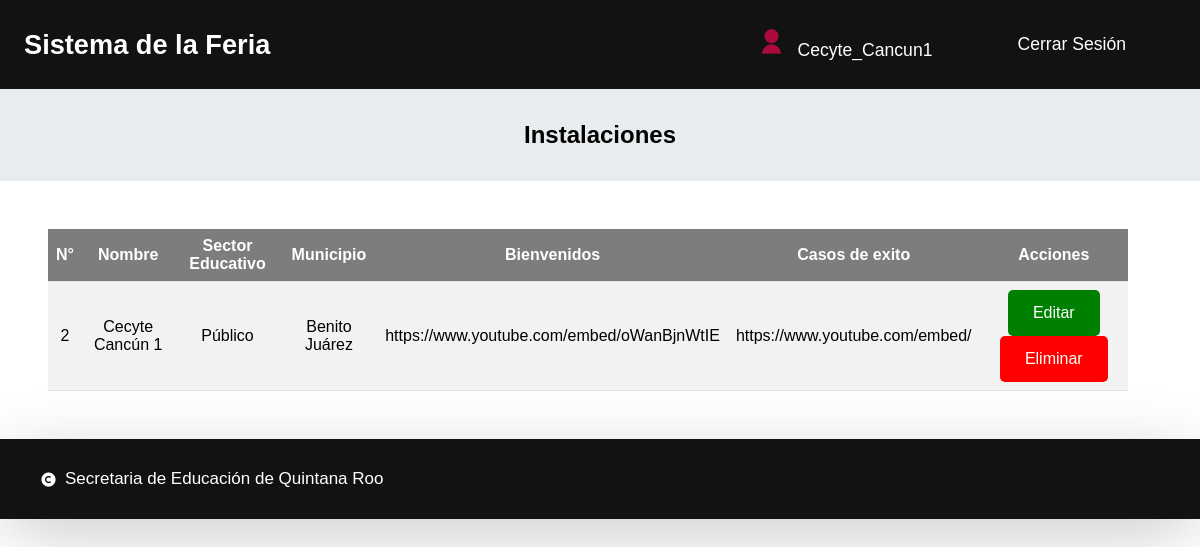
Page /modi_datos.php (signed in) on the committed database.
### tables this page shows
CREATE TABLE `datos_escuelas` (
  `id_escuela` int(11) NOT NULL,
  `nombre_plantel` varchar(100) NOT NULL,
  `sector_educativo` varchar(45) NOT NULL,
  `municipio` varchar(50) NOT NULL,
  `bienvenidos` varchar(100) NOT NULL,
  `becas` varchar(100) NOT NULL,
  `oferta_educativa` varchar(100) NOT NULL,
  `caso_exito` varchar(100) NOT NULL
);

### modi_datos.php (the view, shortened to what this page needs)
<?php
    if(isset($_SESSION['id_usuario']) && isset($_SESSION['usuario'])){
?>
<!DOCTYPE html>
<html lang="en">
    <head>
        <link rel="stylesheet" href="css/crud.css">
        <link rel="stylesheet" href="css/sistema.css">
        <link href="https://cdn.jsdelivr.net/npm/remixicon@2.5.0/fonts/remixicon.css" rel="stylesheet">
        <link rel="stylesheet" href="https://unpkg.com/boxicons@latest/css/boxicons.min.css">
    </head>
    <body>
        <header>
            <div class="logo"><span>Sistema de la Feria</span></div>
            <div class="main">
                <a href="index.php" class="user"><i class="ri-user-fill"></i> <?php echo $_SESSION["usuario"]; ?></a>
                <a href="controlador/cont_sing_out.php">Cerrar Sesión</a>
            </div>
        </header>
        <div class="jumbotron">
            <h4>Instalaciones</h4>
        </div>
        <table>
            <thead>
                <tr>
                    <th>N°</th>
                    <th>Nombre</th>
                    <th>Sector Educativo</th>
                    <th>Municipio</th>
                    <th>Bienvenidos</th>
                    <th>Casos de exito</th>
                    <th>Acciones</th>
                </tr>
            </thead>
            <tbody>
                <?php
                    include 'database/conexion.php';
                    $sql_usuario = "SELECT * FROM usuarios WHERE usuario = '$_SESSION[usuario]'";
                    $resultado_usuario = mysqli_query($conexion, $sql_usuario);
                    $urow = mysqli_fetch_array($resultado_usuario);
                    $escuela_id = $urow['escuela_id'];
                    $consulta = "SELECT * FROM datos_escuelas WHERE id_escuela = $escuela_id";
                    $resultado = mysqli_query($conexion, $consulta);
                    $row = mysqli_fetch_array($resultado);
                        $id_escuela = $row['id_escuela'];
                        $nombre = $row['nombre_plantel'];
                        $sector_educativo = $row['sector_educativo'];
                        $municipio = $row['municipio'];
                        $bienvenida = $row['bienvenidos'];
                        $casoExito = $row['caso_exito'];
                ?>
                <tr>
                    <td><?php echo $id_escuela;?></td>
                    <td><?php echo $nombre;?></td>
                    <td><?php echo $sector_educativo;?></td>
                    <td><?php echo $municipio;?></td>
                    <td><?php echo $bienvenida;?></td>
                    <td><?php echo $casoExito;?></td>
                    <td>
                        <?php echo "<a class='green' href='controlador/cont_editar_datos.php?id=".$id_escuela."'>Editar</a>";?>
                        <?php echo "<a class='red' href='controlador/cont_eliminar_datos.php?id=".$id_escuela."' onclick='return confirmar()'>Eliminar</a>";?>
                    </td>
                </tr>
            </tbody>
        </table>
        <footer>
            <div class="foot__container">
                <div class="footer__bottom">
                    <div class="copy_right">
                        <i class='bx bxs-copyright'></i>
                        <span>Secretaria de Educación de Quintana Roo</span>
                    </div>
                </div>
            </div>
        </footer>
    </body>
</html>
<?php
    } else{
        header ("location: login.php");
        exit();
    }
?>

### css/crud.css (style rules this page uses)
table { border-collapse: collapse; width: 90%; margin: 3rem; }
table { background-color: #F3F2F3; }
table td, table th { border-bottom: 1px solid #DEE2E6; }
th,td { text-align: center; padding: 8px; }
th { background-color: #7F7C7F; color: white; }
a:link, a:visited { color: white; padding: 14px 25px; text-align: center; text-decoration: none; display: inline-block; border-radius: 5px; }
.red { background-color: red; }
.green { background-color: green; }
h1,h2,h3,h4 { text-align: center; }

### css/sistema.css (style rules this page uses)
* { padding: 0; margin: 0; box-sizing: border-box; font-family: 'Poppins', sans-serif; text-decoration: none; list-style: none; }
:root { --bg-color: #121212; --text-color: #000; --text-header: #FFF; --main-color: #AB0A3D; --secundario-color: #440412; --hover-color: #FFC845; --titulo-fondo: #E9ECEF; }
body { min-height: 100vh; color: var(--text-color); }
header { position: relative; width: 100%; top: 0; right: 0; z-index: 1000; display: flex; align-items: center; justify-content: space-between; background: var(--bg-color); padding: 28px 12%; transition: all .50s ease; color: var(--text-header); }
.jumbotron { padding: 2rem 2rem; text-align: center; margin-bottom: 2rem; background-color: var(--titulo-fondo); font-size: 1.5rem; }
.logo { display: flex; align-items: center; }
.logo span { color: var(--text-header); font-size: 1.7rem; font-weight: 600; }
.main { display: flex; align-items: center; }
.main a { margin-right: 25px; margin-left: 10px; color: var(--text-header); font-size: 1.1rem; font-weight: 500; transition: all .50s ease; text-decoration: none; }
.user { display: flex; align-items: center; }
.user i { color: var(--main-color); font-size: 28px; margin-right: 7px; }
footer { position: relative; width: 100%; background-color: var(--bg-color); box-shadow: 0 16px 70px -8px rgba(0, 0, 0, 0.25); transition: background 0.3s linear; color: var(--text-header); }
.foot__container { max-width: 1240px; padding: 30px 40px; margin: auto; }
.footer__bottom { display: flex; justify-content: space-between; align-items: center; font-size: 17px; }
.copy_right { display: flex; align-items: center; }
.copy_right span { margin-left: 8px; font-weight: 400; }
@media (max-width: 1280px) { header { padding: 14px 2%; transition: .2s; } }

### rows in the picture
datos_escuelas: id_escuela "2", nombre_plantel "Cecyte Cancún 1", sector_educativo "Público", municipio "Benito Juárez", bienvenidos "https://www.youtube.com/embed/oWanBjnWtIE", caso_exito "https://www.youtube.com/embed/"

### other values in the picture
$_SESSION["usuario"] "Cecyte_Cancun1"
